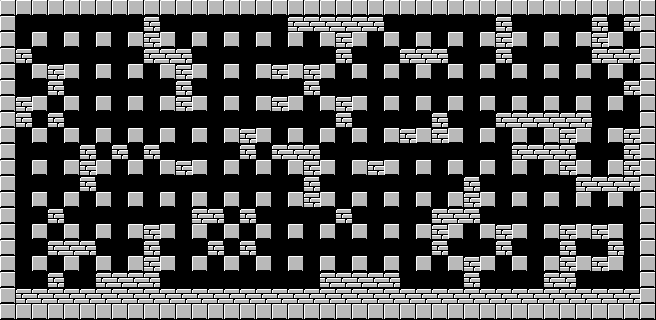

Rendered tile map (Tiled .tmx) drawn with the repository's tilesets; below, a short description and the map source with its tile grids summarised:
An orthogonal 41x20 tile map with 16x16 px tiles, 1 tile layer (Tiles1) and 2 objects (2x man).

<map version="1.0" orientation="orthogonal" width="41" height="20" tilewidth="16" tileheight="16">
 <tileset firstgid="1" name="tilemap" tilewidth="16" tileheight="16">
  <image source="tilemap.png" width="32" height="16" />
 </tileset>
 <layer name="Tiles1" width="41" height="20">
  <data>[820 cells, 429 non-empty, 2 distinct tile ids]</data>
 </layer>
 <objectgroup name="Objects1" width="41" height="20">
  <object name="man" x="16" y="16" width="16" height="16">
   <properties>
    <property name="roleId" value="1" />
   </properties>
  </object>
  <object name="man" x="256" y="16" width="16" height="16">
   <properties>
    <property name="roleId" value="2" />
   </properties>
  </object>
 </objectgroup>
</map>